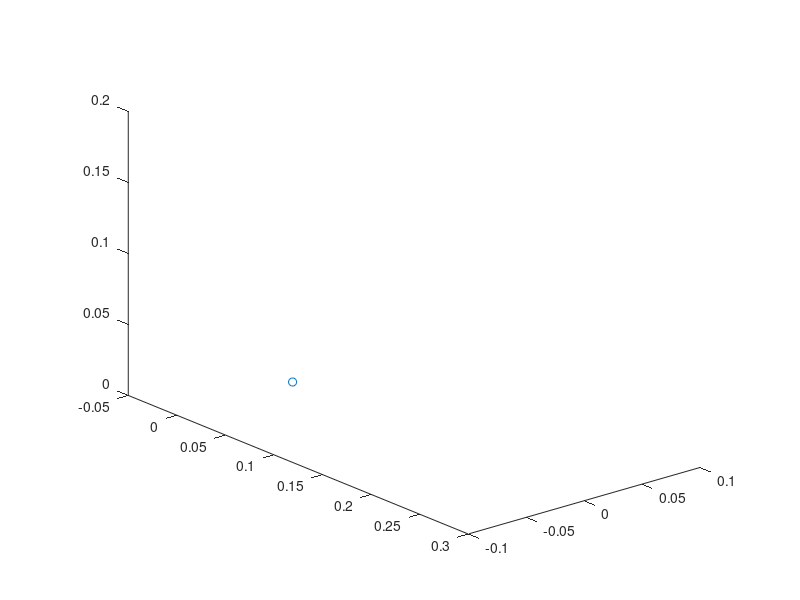

Write MATLAB code to recreate this figure. (Note: this script raises an error after producing the figure.)
figure
axis equal
axis (0.1*[-0.5 3 -1 1 0 2])
hold on;
plot(0, 0, "o")
view(50, 20)
for i=1:1:size(calibration.endEffectorToBaseTform, 2)
    transform = endEffectorToBaseTform(i)
    trplot(endEffectorToBaseTform(i).A)
    %plotCamera(AbsolutePose=transform, Size=0.005);
end
